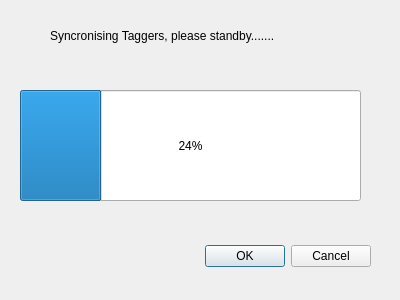
<?xml version="1.0" encoding="UTF-8"?>
<ui version="4.0">
 <class>Dialog</class>
 <widget class="QDialog" name="Dialog">
  <property name="geometry">
   <rect>
    <x>0</x>
    <y>0</y>
    <width>400</width>
    <height>300</height>
   </rect>
  </property>
  <property name="windowTitle">
   <string>Dialog</string>
  </property>
  <widget class="QDialogButtonBox" name="buttonBox">
   <property name="geometry">
    <rect>
     <x>30</x>
     <y>240</y>
     <width>341</width>
     <height>32</height>
    </rect>
   </property>
   <property name="orientation">
    <enum>Qt::Horizontal</enum>
   </property>
   <property name="standardButtons">
    <set>QDialogButtonBox::Cancel|QDialogButtonBox::Ok</set>
   </property>
  </widget>
  <widget class="QLabel" name="label">
   <property name="geometry">
    <rect>
     <x>50</x>
     <y>20</y>
     <width>291</width>
     <height>31</height>
    </rect>
   </property>
   <property name="text">
    <string>Syncronising Taggers, please standby.......</string>
   </property>
  </widget>
  <widget class="QProgressBar" name="progressBar">
   <property name="geometry">
    <rect>
     <x>20</x>
     <y>90</y>
     <width>341</width>
     <height>111</height>
    </rect>
   </property>
   <property name="value">
    <number>24</number>
   </property>
  </widget>
 </widget>
 <resources/>
 <connections>
  <connection>
   <sender>buttonBox</sender>
   <signal>accepted()</signal>
   <receiver>Dialog</receiver>
   <slot>accept()</slot>
   <hints>
    <hint type="sourcelabel">
     <x>248</x>
     <y>254</y>
    </hint>
    <hint type="destinationlabel">
     <x>157</x>
     <y>274</y>
    </hint>
   </hints>
  </connection>
  <connection>
   <sender>buttonBox</sender>
   <signal>rejected()</signal>
   <receiver>Dialog</receiver>
   <slot>reject()</slot>
   <hints>
    <hint type="sourcelabel">
     <x>316</x>
     <y>260</y>
    </hint>
    <hint type="destinationlabel">
     <x>286</x>
     <y>274</y>
    </hint>
   </hints>
  </connection>
 </connections>
</ui>
